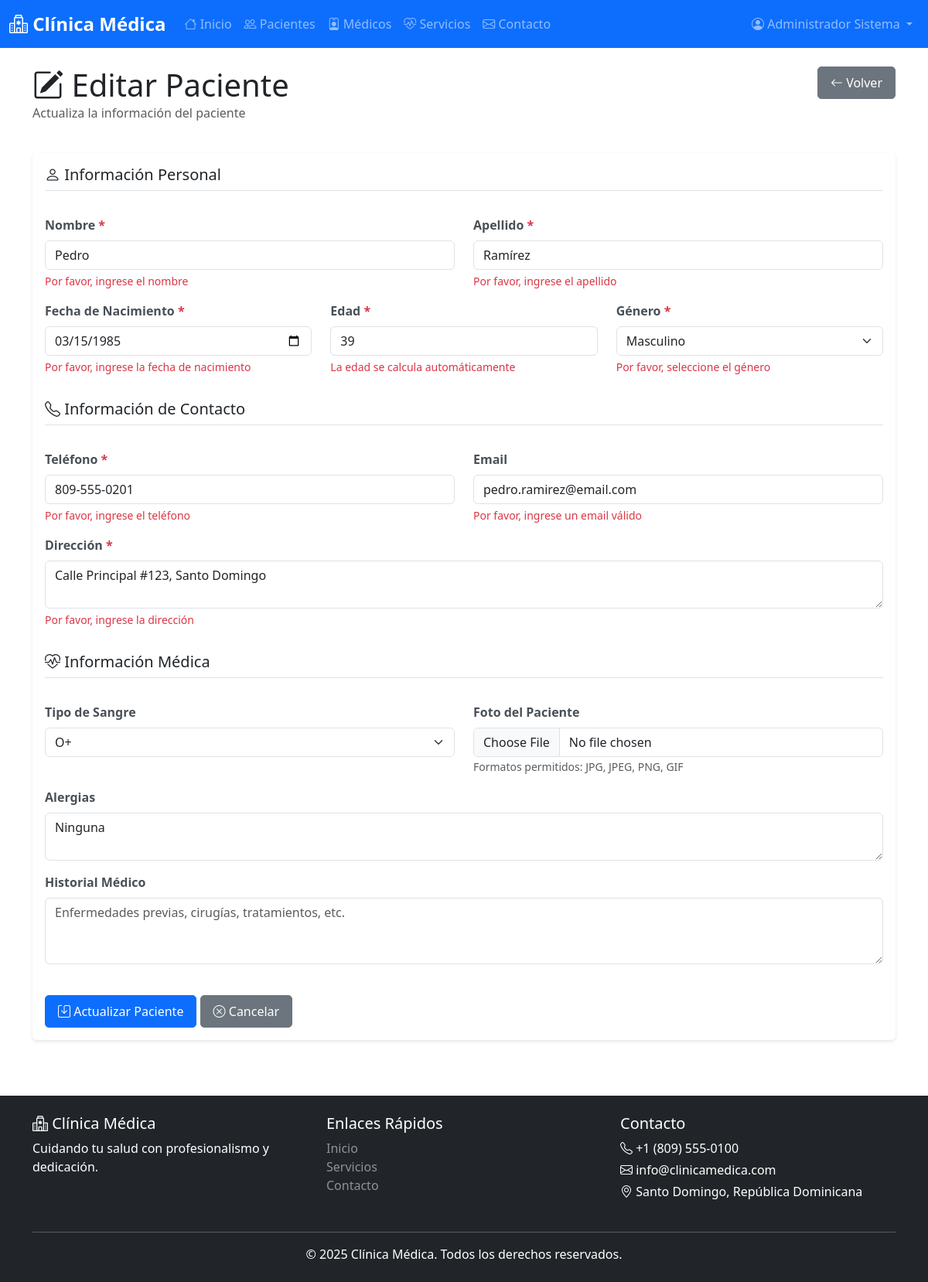
Page /pages/pacientes/edit.php?id=1 (signed in) on the committed database.
### tables this page shows
CREATE TABLE IF NOT EXISTS pacientes (
    id INT AUTO_INCREMENT PRIMARY KEY,
    nombre VARCHAR(100) NOT NULL,
    apellido VARCHAR(100) NOT NULL,
    fecha_nacimiento DATE NOT NULL,
    edad INT NOT NULL,
    genero ENUM('Masculino', 'Femenino', 'Otro') NOT NULL,
    telefono VARCHAR(20) NOT NULL,
    email VARCHAR(100),
    direccion TEXT NOT NULL,
    tipo_sangre VARCHAR(5),
    alergias TEXT,
    historial_medico TEXT,
    foto VARCHAR(255) DEFAULT NULL,
    fecha_registro TIMESTAMP DEFAULT CURRENT_TIMESTAMP,
    ultima_actualizacion TIMESTAMP DEFAULT CURRENT_TIMESTAMP ON UPDATE CURRENT_TIMESTAMP
);

### pages/pacientes/edit.php (the view, shortened to what this page needs)
<?php
require_once __DIR__ . '/../../includes/header.php';
$conn = getConnection();
$id = (int)($_GET['id'] ?? 0);
$query = "SELECT * FROM pacientes WHERE id = $id";
$result = $conn->query($query);
$paciente = $result->fetch_assoc();
?>
<div class="container">
    <div class="row mb-4">
        <div class="col">
            <h1 class="mb-0">
                <i class="bi bi-pencil-square"></i> Editar Paciente
            </h1>
            <p class="text-muted">Actualiza la información del paciente</p>
        </div>
        <div class="col-auto">
            <a href="index.php" class="btn btn-secondary">
                <i class="bi bi-arrow-left"></i> Volver
            </a>
        </div>
    </div>
    <div class="card">
        <div class="card-body">
            <form method="POST" action="" enctype="multipart/form-data" class="needs-validation" novalidate>
                <div class="row">
                    <div class="col-12 mb-4">
                        <h5 class="border-bottom pb-2">
                            <i class="bi bi-person"></i> Información Personal
                        </h5>
                    </div>
                    <div class="col-md-6 mb-3">
                        <label for="nombre" class="form-label">Nombre <span class="text-danger">*</span></label>
                        <input type="text" class="form-control" id="nombre" name="nombre"
                               required value="<?php echo htmlspecialchars($_POST['nombre'] ?? $paciente['nombre']); ?>">
                        <div class="invalid-feedback">Por favor, ingrese el nombre</div>
                    </div>
                    <div class="col-md-6 mb-3">
                        <label for="apellido" class="form-label">Apellido <span class="text-danger">*</span></label>
                        <input type="text" class="form-control" id="apellido" name="apellido"
                               required value="<?php echo htmlspecialchars($_POST['apellido'] ?? $paciente['apellido']); ?>">
                        <div class="invalid-feedback">Por favor, ingrese el apellido</div>
                    </div>
                    <div class="col-md-4 mb-3">
                        <label for="fecha_nacimiento" class="form-label">Fecha de Nacimiento <span class="text-danger">*</span></label>
                        <input type="date" class="form-control" id="fecha_nacimiento" name="fecha_nacimiento"
                               required max="<?php echo date('Y-m-d'); ?>"
                               value="<?php echo htmlspecialchars($_POST['fecha_nacimiento'] ?? $paciente['fecha_nacimiento']); ?>">
                        <div class="invalid-feedback">Por favor, ingrese la fecha de nacimiento</div>
                    </div>
                    <div class="col-md-4 mb-3">
                        <label for="edad" class="form-label">Edad <span class="text-danger">*</span></label>
                        <input type="number" class="form-control" id="edad" name="edad"
                               required min="0" max="150" readonly
                               value="<?php echo htmlspecialchars($_POST['edad'] ?? $paciente['edad']); ?>">
                        <div class="invalid-feedback">La edad se calcula automáticamente</div>
                    </div>
                    <div class="col-md-4 mb-3">
                        <label for="genero" class="form-label">Género <span class="text-danger">*</span></label>
                        <select class="form-select" id="genero" name="genero" required>
                            <?php
                            $generos = ['Masculino', 'Femenino', 'Otro'];
                            $selected_genero = $_POST['genero'] ?? $paciente['genero'];
                            foreach ($generos as $g) {
                                $selected = ($selected_genero === $g) ? 'selected' : '';
                                echo "<option value='$g' $selected>$g</option>";
                            }
                            ?>
                        </select>
                        <div class="invalid-feedback">Por favor, seleccione el género</div>
                    </div>
                    <div class="col-12 mb-4 mt-3">
                        <h5 class="border-bottom pb-2">
                            <i class="bi bi-telephone"></i> Información de Contacto
                        </h5>
                    </div>
                    <div class="col-md-6 mb-3">
                        <label for="telefono" class="form-label">Teléfono <span class="text-danger">*</span></label>
                        <input type="tel" class="form-control" id="telefono" name="telefono"
                               required placeholder="809-555-0100"
                               value="<?php echo htmlspecialchars($_POST['telefono'] ?? $paciente['telefono']); ?>">
                        <div class="invalid-feedback">Por favor, ingrese el teléfono</div>
                    </div>
                    <div class="col-md-6 mb-3">
                        <label for="email" class="form-label">Email</label>
                        <input type="email" class="form-control" id="email" name="email"
                               placeholder="ejemplo@email.com"
                               value="<?php echo htmlspecialchars($_POST['email'] ?? $paciente['email']); ?>">
                        <div class="invalid-feedback">Por favor, ingrese un email válido</div>
                    </div>
                    <div class="col-12 mb-3">
                        <label for="direccion" class="form-label">Dirección <span class="text-danger">*</span></label>
                        <textarea class="form-control" id="direccion" name="direccion"
                                  rows="2" required><?php echo htmlspecialchars($_POST['direccion'] ?? $paciente['direccion']); ?></textarea>
                        <div class="invalid-feedback">Por favor, ingrese la dirección</div>
                    </div>
                    <div class="col-12 mb-4 mt-3">
                        <h5 class="border-bottom pb-2">
                            <i class="bi bi-heart-pulse"></i> Información Médica
                        </h5>
                    </div>
                    <div class="col-md-6 mb-3">
                        <label for="tipo_sangre" class="form-label">Tipo de Sangre</label>
                        <select class="form-select" id="tipo_sangre" name="tipo_sangre">
                            <?php
                            $tipos = ['A+', 'A-', 'B+', 'B-', 'AB+', 'AB-', 'O+', 'O-'];
                            $selected_tipo = $_POST['tipo_sangre'] ?? $paciente['tipo_sangre'];
                            foreach ($tipos as $tipo) {
                                $selected = ($selected_tipo === $tipo) ? 'selected' : '';
                                echo "<option value='$tipo' $selected>$tipo</option>";
                            }
                            ?>
                        </select>
                    </div>
                    <div class="col-md-6 mb-3">
                        <label for="foto" class="form-label">Foto del Paciente</label>
                        <input type="file" class="form-control" id="foto" name="foto" accept="image/*">
                        <small class="text-muted">Formatos permitidos: JPG, JPEG, PNG, GIF</small>
                    </div>
                    <div class="col-12 mb-3">
                        <label for="alergias" class="form-label">Alergias</label>
                        <textarea class="form-control" id="alergias" name="alergias"
                                  rows="2" placeholder="Ej: Penicilina, Polen, etc."><?php echo htmlspecialchars($_POST['alergias'] ?? $paciente['alergias']); ?></textarea>
                    </div>
                    <div class="col-12 mb-3">
                        <label for="historial_medico" class="form-label">Historial Médico</label>
                        <textarea class="form-control" id="historial_medico" name="historial_medico"
                                  rows="3" placeholder="Enfermedades previas, cirugías, tratamientos, etc."><?php echo htmlspecialchars($_POST['historial_medico'] ?? $paciente['historial_medico']); ?></textarea>
                    </div>
                    <div class="col-12 mt-4">
                        <button type="submit" class="btn btn-primary">
                            <i class="bi bi-save"></i> Actualizar Paciente
                        </button>
                        <a href="index.php" class="btn btn-secondary">
                            <i class="bi bi-x-circle"></i> Cancelar
                        </a>
                    </div>
                </div>
            </form>
        </div>
    </div>
</div>
<?php
require_once __DIR__ . '/../../includes/footer.php';
?>

### assets/css/style.css (style rules this page uses)
:root { --primary-color: #0d6efd; --secondary-color: #6c757d; --success-color: #198754; --danger-color: #dc3545; --warning-color: #ffc107; --info-color: #0dcaf0; }
body { min-height: 100vh; display: flex; flex-direction: column; }
.card { transition: transform 0.3s ease, box-shadow 0.3s ease; border: none; box-shadow: 0 2px 4px rgba(0,0,0,0.1); }
.btn { border-radius: 5px; padding: 0.5rem 1rem; transition: all 0.3s ease; }
.form-label { font-weight: 600; color: #495057; }
.invalid-feedback { display: block; }

### rows in the picture
pacientes: nombre "Pedro", apellido "Ramírez", fecha_nacimiento "03/15/1985", edad "39", telefono "809-555-0201", email "pedro.ramirez@email.com", direccion "Calle Principal #123, Santo Domingo", alergias "Ninguna"

### other values in the picture
$currentUser['nombre'] "Administrador Sistema"
form field genero "Masculino"
form field tipo_sangre "O+"
